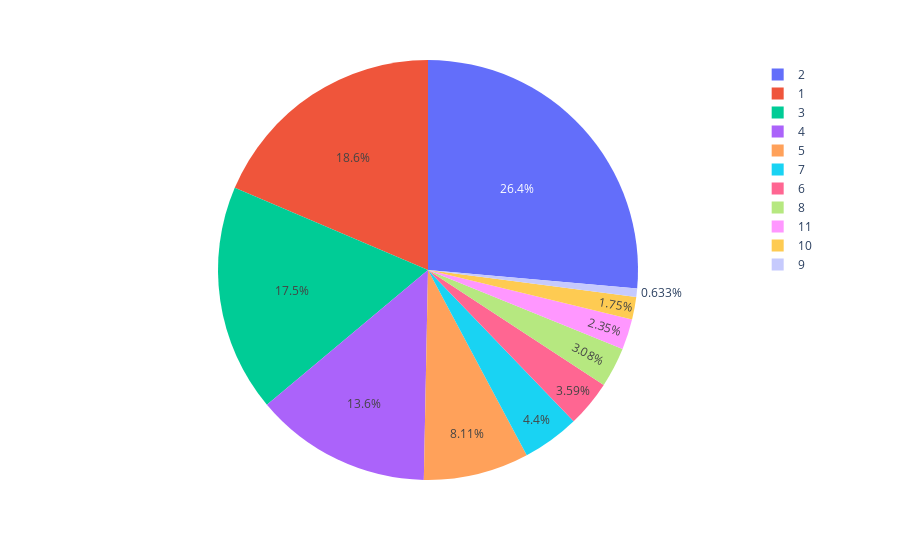

The notebook cell saved with this chart:
### Markdown cell above
**PIE CHART**

### Code cell
#  Proportion of distance group by month (month indicated by numbers)

fig = px.pie(airplane_df, values= 'Month', names='DistanceGroup')

fig.show()

### Figure 1 — Plotly figure (JSON) as saved in the notebook; plotly's stock layout.template omitted (floating-point values rounded to 4 significant figures; data arrays with more than 128 entries replaced by an {"elided": "..."} marker saying what was removed)
{"data": [{"domain": {"x": [0, 1], "y": [0, 1]}, "hovertemplate": "DistanceGroup=%{label}<br>Month=%{value}<extra></extra>", "labels": {"elided": "500 int values"}, "legendgroup": "", "name": "", "showlegend": true, "type": "pie", "values": {"elided": "500 int values"}}], "layout": {"legend": {"tracegroupgap": 0}, "margin": {"t": 60}}}
